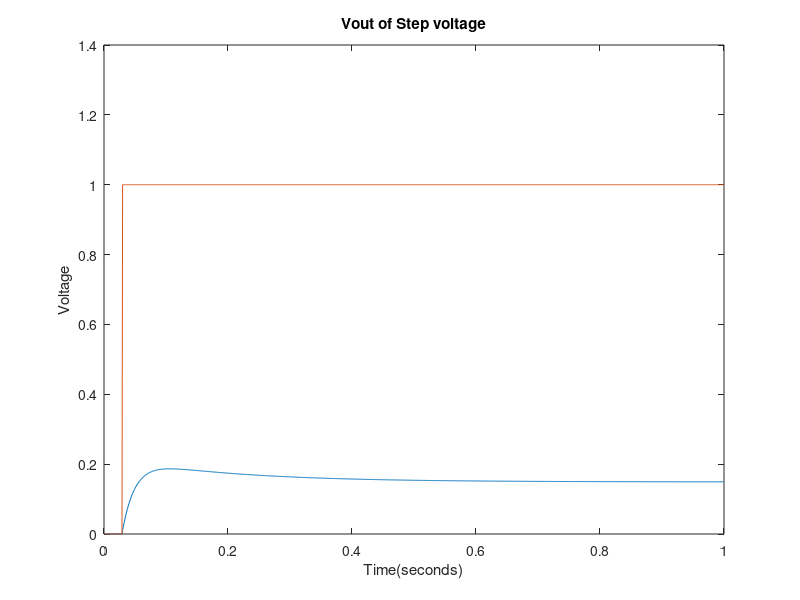
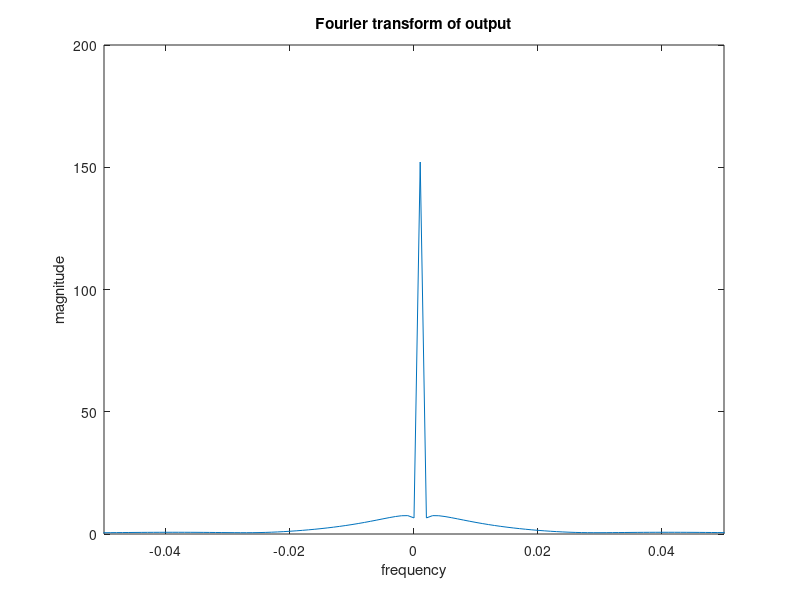

Write MATLAB code to recreate these figures, in order.
clear all

disp('model the equation V4 - aI3 - BI3^2 -CI3^3 as a polynomial and solve for it')
disp('This would require a solve for the polynomial per iteration as V4 changes')

runTime = 1; %given in seconds
timecuts = 1000;
dt =runTime/timecuts;

R1=1;
C1=0.25;
R2=2;
L1=0.2;
R3=10;
a=100;
b=50;
c=1;
R4=0.1;
Ro=1000;     

C = [  0, 0,   0, 0, 0, 0, 0; ...
     -C1,C1,   0, 0, 0, 0, 0; ...
       0, 0, -L1, 0, 0, 0, 0; ...
       0, 0,   0, 0, 0, 0, 0; ...
       0, 0,   0, 0, 0, 0, 0; ...
       0, 0,   0, 0, 0, 0, 0; ...
       0, 0,   0, 0, 0, 0, 0];
   
   
   
I3poly = [c b a 0];
I3roots = roots(I3poly);

   
G = [     1,             0,  0,    0,                  0,     0,            0; ...
      -1/R1, (1/R2 + 1/R1), -1,    0,                  0,     0,            0; ...
          0,             1,  0,   -1,                  0,     0,            0; ...
          0,             0, -1, 1/R3,                  0,     0,            0; ...
          0,             0,  0,    0,         I3roots(2),     1,            0; ...
          0,             0,  0, 1/R3,                 -1,     0,            0; ...
          0,             0,  0,    0,                  0, -1/R4, (1/R4 +1/Ro)];
   
      
%Time Stepping function
V1 = 0;      
F = zeros(7,1);
%Flist = [V1; 0; 0; 0; 0; 0; 0];
Flist = zeros(7,1,timecuts);
Flist(1,1,30:timecuts) = 1;
Vlist = zeros(7,1,timecuts);

for count  = 2:1:timecuts
    A = C/dt +G;
    
    Vlist(:,:,count) = A\(C*Vlist(:,:,count-1)/dt +Flist(:,:,count));
    Flist(:,:,count) = Vlist(:,:,count);
end
      
V1list(1,:) = Vlist(1,1,:);
V2list(1,:) = Vlist(2,1,:);
ILlist(1,:) = Vlist(3,1,:);
I3list(1,:) = Vlist(4,1,:);
V4list(1,:) = Vlist(5,1,:);
Volist(1,:) = Vlist(7,1,:);


figure(20)
plot((1:timecuts).*dt,Volist(1,:))
xlabel('Time(seconds)')
ylabel('Voltage')
title('Vout of Step voltage')
hold on
plot((1:timecuts).*dt,V1list(1,:))
hold off

figure(21)
g = abs(fftshift(fft(Volist(1,:))));
plot(((1:length(g))/timecuts)-0.5,g)
xlim([-0.05 0.05])
xlabel('frequency')
ylabel('magnitude')
title('Fourier transform of output')